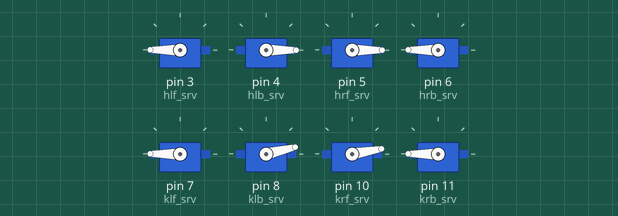
This sketch was run on a simulated Arduino Uno, built with avr-gcc and run on an emulated ATmega328P. Shown: 8 × servo.

Above: at 0.05 s.
At 2.05 s:
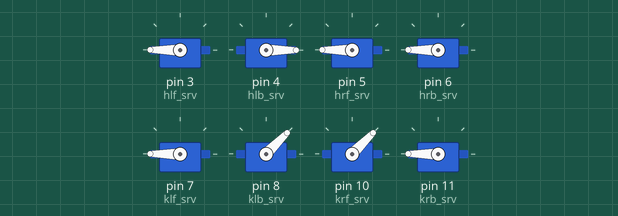
At 4.75 s:
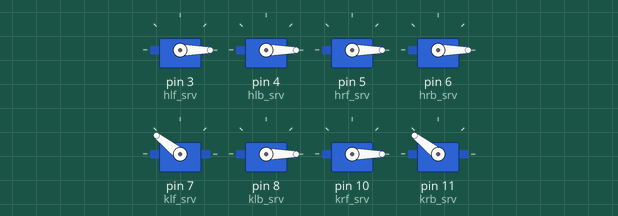
At 9.55 s:
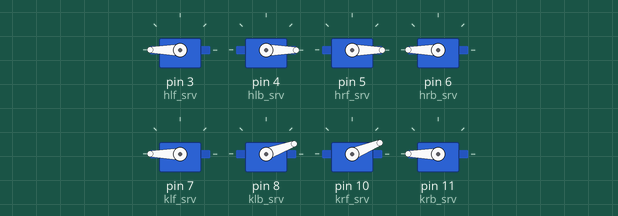
At 14.25 s:
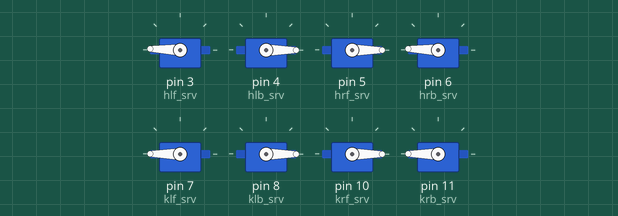
At 19.15 s:
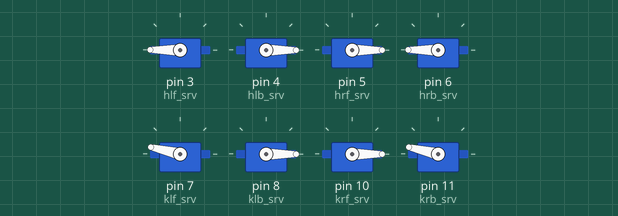
Timing chart, 0 to 24.9 s (numbered marks = the images above):
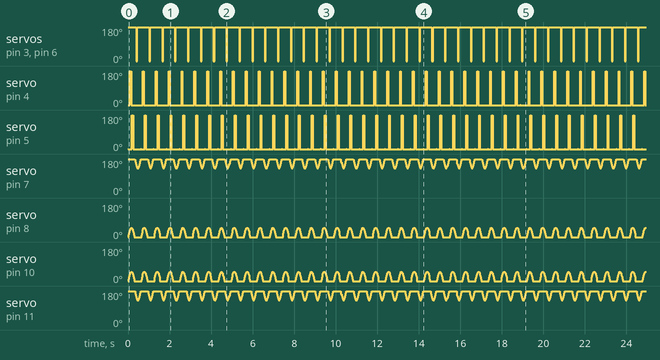

Measured:
- by itself, servo on pin 3 (hlf_srv), servo on pin 4 (hlb_srv), servo on pin 6 (hrb_srv): moves between 0° and 180°, repeating every 19.2 s
- by itself, servo on pin 5 (hrf_srv): repeats every 0.62 s: 180° 0.06 s, 0° 0.35 s, 1° 0.02 s, 0° 0.18 s

The sketch:

QDPD_ALL_legs_v5.2.ino
```cpp
/*  LEG ARRANGEMENT ASSUMED
 *  quadruped front
 *
 *  lf 2\     4 rf
 *     | \    |
 *     |  \   |
 *     |   \  |
 *     |    \ |
 *  lb 1     \3 rb
 *
 *  quadruped back
 *
 *  ABBREVIATIONS: h-hip, k-knee, l-left, r-right, f-front, b-back
 */

#include <Servo.h>
#include <math.h>

#define f 10.5    //femur length in cm
#define t 13      //tibia length in cm
#define pi 3.14159265

Servo hlf_srv;
Servo hlb_srv;
Servo hrf_srv;
Servo hrb_srv;

Servo klf_srv;
Servo klb_srv;
Servo krf_srv;
Servo krb_srv;

float height = -17.5;   //height of bot from ground- a negative quantity
float values1[4];
float values2[4];
float values3[4];
float values4[4];
float Ax=5 ,Ay=9 , steps=5;
int del=500;                    //delay-value in microseconds
/* amplitude along x
 * amplitude along y
 * steps means speed or the step it will take in every iteration
 */

void setup()
{
  hlf_srv.attach(3);
  hlb_srv.attach(4);
  hrf_srv.attach(5);
  hrb_srv.attach(6);

  klf_srv.attach(7);
  klb_srv.attach(8);
  krf_srv.attach(10);
  krb_srv.attach(11);

  Serial.begin(9600);
}
//_________________________________________________________________________________________________________________________________
float* legcontrol2(float* values, float phase)
{
  static float i=-157, j=0, flagx=1, flagy=1;
  float x,y,h,k;

  if(flagx)
  {
    i+=steps;

    x=i/100;
    h=Ax*sin(x+phase); //_________________________

    k= height + 0;
//.............................
///    Serial.print("x -> ");
///    Serial.print(h);
///    Serial.print(" y -> ");
///    Serial.println(k);
//.............................

    if((i>157) && (i=157))
      flagx=0;
  }

  else if(!flagx)
  {
    i-=steps;

    x=i/100;
    h=Ax*sin(x+phase); //___________________________

//............................
///    Serial.print("x -> ");
///    Serial.print(h);
//............................

    if((i<-157) && (i=-157)) //--------left value not decreased
      flagx=1;

    k= height + (Ay*sqrt(1-(h*h/(Ax*Ax) ))); // error due to root of negative quantity
//.............................
///    Serial.print(" y -> ");
///    Serial.println(k);
//.............................

  }
  values[0]=h;
  values[1]=k;
}
//____________________________________________________________________________________________________________________________________
float* legcontrol1(float* values, float phase)
{
  static float i= 154, j=0, flagx=1, flagy=1;  // changed the value of i to create phase difference
  float x,y,h,k;

  if(flagx)
  {
    i+=steps;

    x=i/100;
    h=Ax*sin(x+phase); //_________________________

    k= height + 0;
//.............................
///    Serial.print("x -> ");
///    Serial.print(h);
///    Serial.print(" y -> ");
///    Serial.println(k);
//.............................

    if((i>157) && (i=157))
      flagx=0;
  }
  else if(!flagx)
  {
    i-=steps;

    x=i/100;
    h=Ax*sin(x+phase); //___________________________

//............................
///    Serial.print("x -> ");
///    Serial.print(h);
//............................

    if((i<-157) && (i=-157)) //--------left value not decreased
      flagx=1;

    k= height + (Ay*sqrt(1-(h*h/(Ax*Ax) ))); // error due to root of negative quantity
//.............................
///    Serial.print(" y -> ");
///    Serial.println(k);
//.............................

  }
  values[0]=h;
  values[1]=k;
}
//_______________________________________________________________________________________________________________________________
float* legcontrol4(float* values, float phase)
{
  static float i=-154, j=0, flagx=1, flagy=1; // i value changed
  float x,y,h,k;

  if(flagx)
  {
    i-=steps;

    x=i/100;
    h=Ax*sin(x+phase); //_________________________

    k= height + 0;
//.............................
///    Serial.print("x -> ");
///    Serial.print(h);
///    Serial.print(" y -> ");
///    Serial.println(k);
//.............................

    if((i<-157) && (i=-157))
      flagx=0;
  }

  else if(!flagx)
  {
    i+=steps;

    x=i/100;
    h=Ax*sin(x+phase); //___________________________

//............................
///    Serial.print("x -> ");
///    Serial.print(h);
//............................

    if((i>157) && (i=157)) //--------left value not decreased
      flagx=1;

    k= height + (Ay*sqrt(1-(h*h/(Ax*Ax) ))); // error due to root of negative quantity
//.............................
///    Serial.print(" y -> ");
///    Serial.println(k);
//.............................

  }
  values[0]=h;
  values[1]=k;
}
//_________________________________________________________________________________________________________________________________
float* legcontrol3(float* values, float phase)
{
  static float i= -157, j=0, flagx=1, flagy=1;
  float x,y,h,k;

  if(flagx)
  {
    i+=steps;

    x=i/100;
    h=Ax*sin(x+phase); //_________________________

    k= height + 0;
//.............................
///    Serial.print("x -> ");
///    Serial.print(h);
///    Serial.print(" y -> ");
///    Serial.println(k);
//.............................

    if((i>157) && (i=157))
      flagx=0;
  }

  else if(!flagx)
  {
    i-=steps;

    x=i/100;
    h=Ax*sin(x+phase); //___________________________

//............................
///    Serial.print("x -> ");
///    Serial.print(h);
//............................

    if((i<-157) && (i=-157)) //--------left value not decreased
      flagx=1;

    k= height + (Ay*sqrt(1-(h*h/(Ax*Ax) ))); // error due to root of negative quantity
//.............................
///    Serial.print(" y -> ");
///    Serial.println(k);
//.............................

  }
  values[0]=h;
  values[1]=k;
}

//--------------------------------------------------------------------------------------------

float* find_angles (float* values)
{
  float h,k,a,b,D,perpendicular,base,alpha; //removed- ratio

  h=values[0];
  k=values[1];

  a=((h*h)+(k*k)+(f*f)-(t*t))/2;
  b=(h*h)+(k*k);    //always non-zero
  D=(4*h*h*a*a)-(4*b*((a*a)-(f*f*k*k)));

  base=((2*h*a)+sqrt(D))/(2*b);   //sign changed

  perpendicular=(-(h*base/k))+(a/k);    //there can be singularity at k=0

  if(k==0)        // condition check for k, bcoz k=0 in denominator
  {
    k=-0.0001;
    perpendicular=(-(h*base/k))+(a/k);
    k=values[1];
  }

  alpha=(atan2((-perpendicular),(-base)))*180/pi;

  values[2]=alpha;

/*-----------alpha calculations done----------*/

  float x,y;

  x=values[0];
  y=values[1];

  float hyp,beta,cos_beta;

//  old thought process removed from here
//  only cosine rule is being applied
//  beta dependent only on x,y coordinates

  hyp=sqrt((x*x)+(y*y));
  cos_beta=((f*f)+(t*t)-(hyp*hyp))/(2*f*t);
  beta=(acos(cos_beta))*180/pi;

  values[3]=beta;

/*-----------beta calculations done-----------*/

  return values;
}
//____________________________________________________________________________

void horsewalk(float* values1, float* values2, float* values3, float* values4)
{
//#1 lb---------------------------------------------------------------------------------------------------
  legcontrol1(values1,0);
  find_angles(values1);
//................................
//  Serial.print("alpha : ");
//  Serial.println((values1[2]));
//  Serial.print("beta : ");
//  Serial.println(values1[3]);
//..............................
//  delay(5);     // delay should not be here, it should be common at the end for each iteration
//    first calculatons will be done and srvo write to be done together to avoid inter-leg lag

//#2 lf---------------------------------------------------------------------------------------------------
  legcontrol2(values2,0);
  find_angles(values2);

//#3 rb---------------------------------------------------------------------------------------------------
  legcontrol3(values3,0);
  find_angles(values3);
//................................
//  Serial.print("alpha : ");
//  Serial.println((values3[2]));
//  Serial.print("beta : ");
//  Serial.println(values3[3]);
//................................

//#4 rf---------------------------------------------------------------------------------------------------
  legcontrol4(values4,0);
  find_angles(values4);

//--------------------------------------------------------------------------------------------------------
//#1 lb
  hlb_srv.write(180-(values1[2]+45+15));  //+30 is the tilt correction for hip
  klb_srv.write(180-(values1[3]+90));  //knee angle needs to be shifted by 90 always due to our setup
//#2 lf
  hlf_srv.write( (values2[2]+45+15));
  klf_srv.write( (values2[3]+90));
//#3 rb
  hrb_srv.write( (values3[2]+45+15));
  krb_srv.write( (values3[3]+90) );
//#4 rf
  hrf_srv.write(180-(values4[2]+45+15));
  krf_srv.write(180-(values4[3]+90));

  delayMicroseconds(del);

}


void loop()
{
  horsewalk(values1, values2, values3, values4);
}
```
